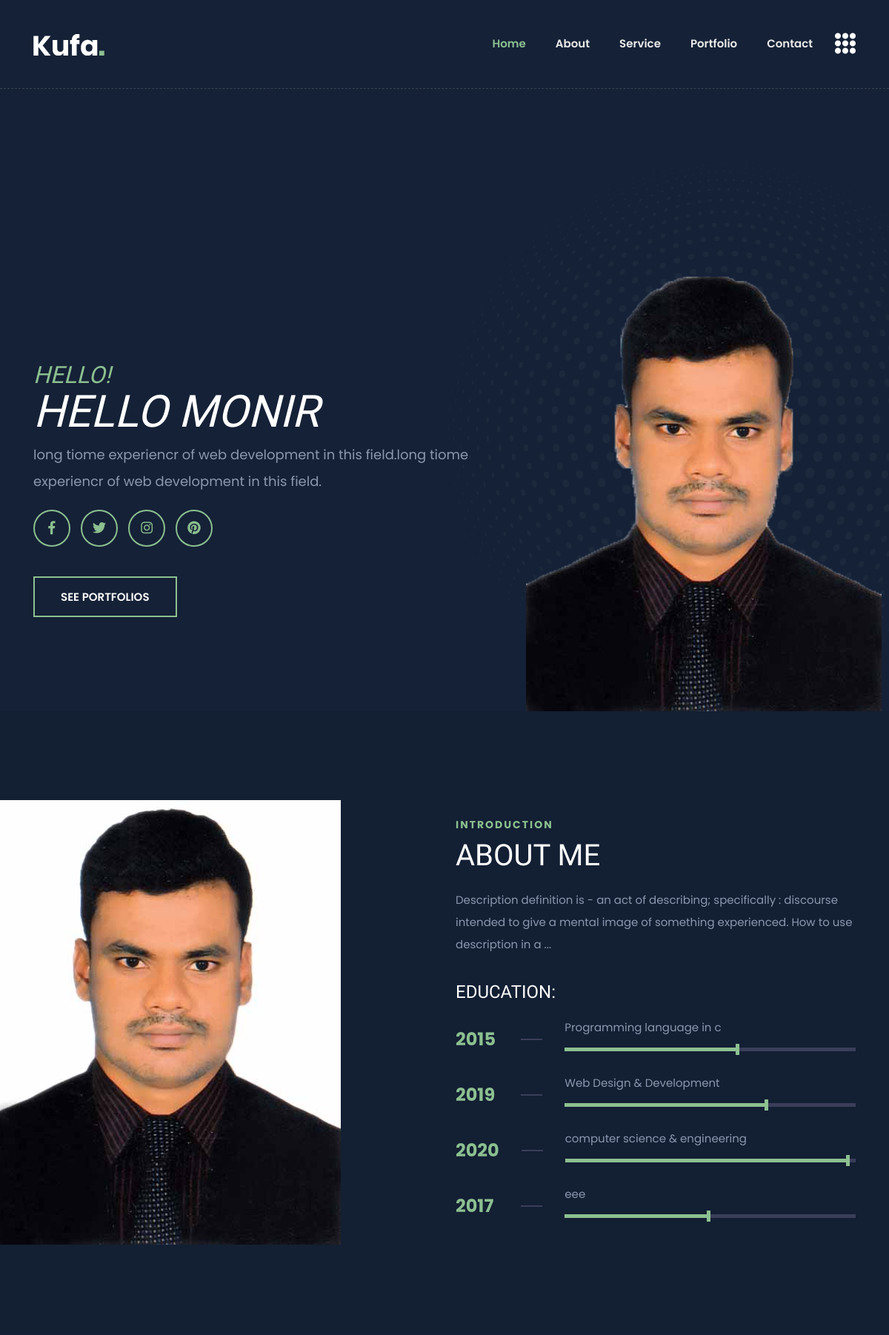
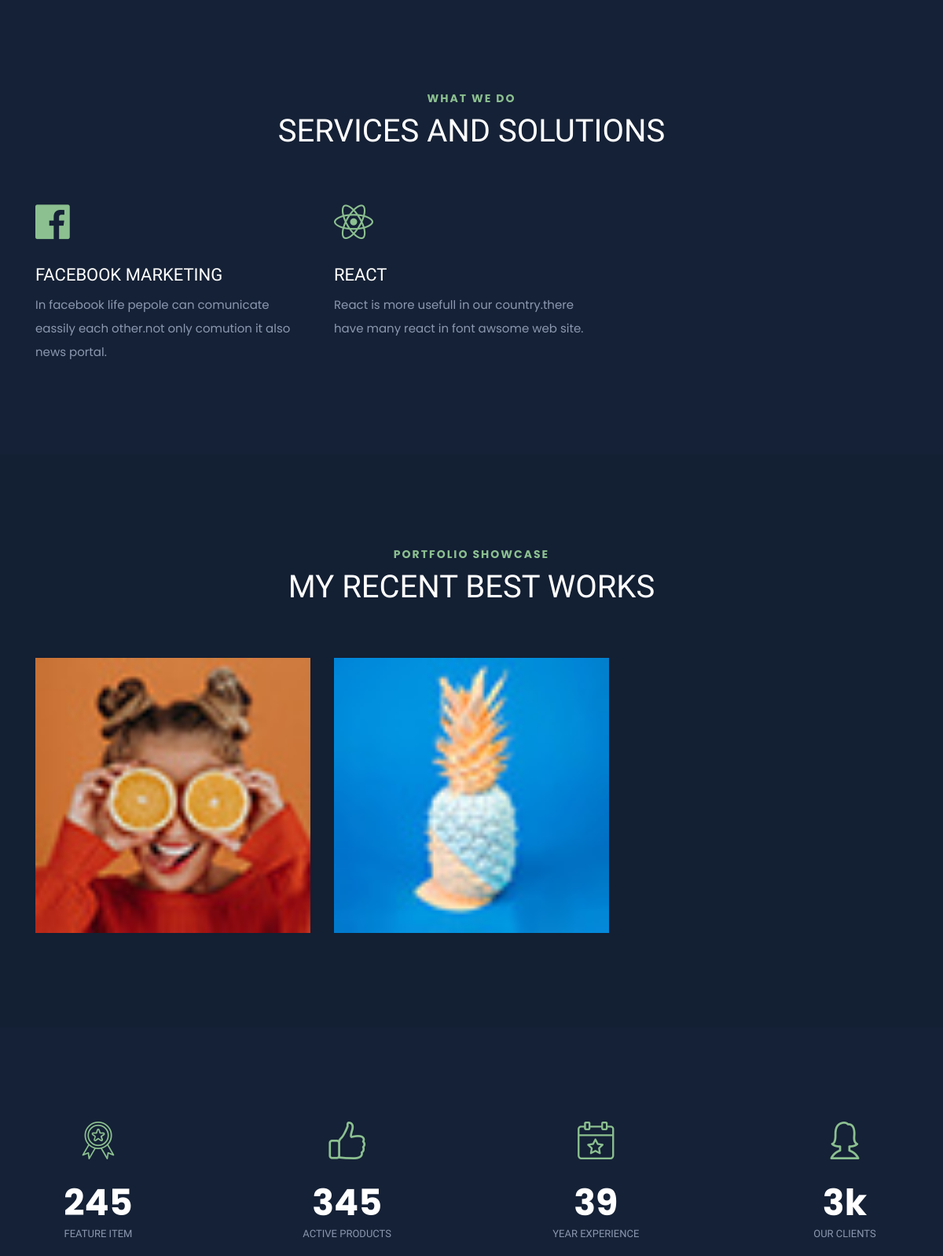
/WEB_DEV_2002/index.php (upper part), run on the app's committed database (2 pictures, top to bottom).
### tables this page shows
CREATE TABLE `banners` (
  `id` int(11) NOT NULL,
  `title` varchar(255) NOT NULL,
  `bio` varchar(255) NOT NULL,
  `img` varchar(255) DEFAULT NULL
);

CREATE TABLE `abouts` (
  `id` int(11) NOT NULL,
  `description` varchar(255) NOT NULL,
  `image` varchar(255) DEFAULT NULL
);

CREATE TABLE `skills` (
  `id` int(11) NOT NULL,
  `skill` varchar(255) NOT NULL,
  `progress` varchar(255) NOT NULL,
  `year` varchar(255) NOT NULL
);

CREATE TABLE `services` (
  `id` int(10) UNSIGNED NOT NULL,
  `icon` varchar(255) DEFAULT NULL,
  `title` varchar(255) DEFAULT NULL,
  `summary` text
);

CREATE TABLE `projects` (
  `id` int(10) UNSIGNED NOT NULL,
  `title` varchar(255) NOT NULL,
  `description` mediumtext NOT NULL,
  `thumbnail` varchar(255) DEFAULT NULL,
  `status` int(11) NOT NULL DEFAULT '1' COMMENT '1=active,2=deactive'
);

### WEB_DEV_2002/inc/skill.php (the view)
   <?php
$select="SELECT * FROM skills ORDER BY id DESC";
$query=mysqli_query($db,$select);
foreach ($query as $key => $skill) {
  ?>
<div class="education">
    <div class="year"><?php echo $skill['year']?></div>
    <div class="line"></div>
    <div class="location">
        <span><?php echo $skill['skill']?></span>
        <div class="progressWrapper">
            <div class="progress">
                <div class="progress-bar wow slideInLefts" data-wow-delay="0.2s" data-wow-duration="2s" role="progressbar" style="width:<?php echo $skill['progress']?>;" aria-valuenow="65" aria-valuemin="0" aria-valuemax="100"></div>
            </div>
        </div>
    </div>
</div>
  <?php
  }
    ?>

### WEB_DEV_2002/inc/header.php (shortened to what this page needs)
<!doctype html>
<html class="no-js" lang="en">
<head>
        <link rel="stylesheet" href="css/bootstrap.min.css">
        <link rel="stylesheet" href="css/animate.min.css">
        <link rel="stylesheet" href="css/magnific-popup.css">
        <link rel="stylesheet" href="css/fontawesome-all.min.css">
        <link rel="stylesheet" href="css/flaticon.css">
        <link rel="stylesheet" href="css/slick.css">
        <link rel="stylesheet" href="css/aos.css">
        <link rel="stylesheet" href="css/default.css">
        <link rel="stylesheet" href="css/style.css">
        <link rel="stylesheet" href="css/responsive.css">
    </head>
    <body class="theme-bg">
        <header>
            <div id="header-sticky" class="transparent-header">
                <div class="container">
                    <div class="row">
                        <div class="col-xl-12">
                            <div class="main-menu">
                                <nav class="navbar navbar-expand-lg">
                                    <a href="index.html" class="navbar-brand logo-sticky-none"><img src="img/logo/logo.png" alt="Logo"></a>
                                    <div class="collapse navbar-collapse" id="navbarNav">
                                        <ul class="navbar-nav ml-auto">
                                            <li class="nav-item active"><a class="nav-link" href="#home">Home</a></li>
                                            <li class="nav-item"><a class="nav-link" href="#about">about</a></li>
                                            <li class="nav-item"><a class="nav-link" href="#service">service</a></li>
                                            <li class="nav-item"><a class="nav-link" href="#portfolio">portfolio</a></li>
                                            <li class="nav-item"><a class="nav-link" href="#contact">Contact</a></li>
                                        </ul>
                                    </div>
                                    <div class="header-btn">
                                        <a href="#" class="off-canvas-menu menu-tigger"><i class="flaticon-menu"></i></a>
                                    </div>
                                </nav>
                            </div>
                        </div>
                    </div>
                </div>
            </div>
        </header>

### WEB_DEV_2002/index.php (shortened to what this page needs)
<?php
require 'inc/header.php';
?>
<main>
    <?php require'inc/banner.php'; ?>
                   <?php require'inc/about.php'?>
                   <?php require'inc/skill.php'?>
                </div>
            </div>
        </div>
    </section>
    <?php require'inc/service.php'?>
    <?php require'inc/project.php'?>
    <section class="fact-area">
        <div class="container">
            <div class="fact-wrap">
                <div class="row justify-content-between">
                    <div class="col-xl-2 col-lg-3 col-sm-6">
                        <div class="fact-box text-center mb-50">
                            <div class="fact-icon">
                                <i class="flaticon-award"></i>
                            </div>
                            <div class="fact-content">
                                <h2><span class="count">245</span></h2>
                                <span>Feature Item</span>
                            </div>
                        </div>
                    </div>
                    <div class="col-xl-2 col-lg-3 col-sm-6">
                        <div class="fact-box text-center mb-50">
                            <div class="fact-icon">
                                <i class="flaticon-like"></i>
                            </div>
                            <div class="fact-content">
                                <h2><span class="count">345</span></h2>
                                <span>Active Products</span>
                            </div>
                        </div>
                    </div>
                    <div class="col-xl-2 col-lg-3 col-sm-6">
                        <div class="fact-box text-center mb-50">
                            <div class="fact-icon">
                                <i class="flaticon-event"></i>
                            </div>
                            <div class="fact-content">
                                <h2><span class="count">39</span></h2>
                                <span>Year Experience</span>
                            </div>
                        </div>
                    </div>
                    <div class="col-xl-2 col-lg-3 col-sm-6">
                        <div class="fact-box text-center mb-50">
                            <div class="fact-icon">
                                <i class="flaticon-woman"></i>
                            </div>
                            <div class="fact-content">
                                <h2><span class="count">3</span>k</h2>
                                <span>Our Clients</span>
                            </div>
                        </div>
                    </div>
                </div>
            </div>
        </div>
    </section>
</main>
<?php require 'inc/footer.php'; ?>

### WEB_DEV_2002/inc/banner.php
<section id="home" class="banner-area banner-bg fix">
                <div class="container">
                    <div class="row align-items-center">
                        <?php
                            $select="SELECT * FROM banners ORDER BY id DESC";
                            $query=mysqli_query($db,$select);
                            foreach ($query as $key => $banners) {
                        ?>
                        <div class="col-xl-7 col-lg-6">
                            <div class="banner-content">
                                <h6 class="wow fadeInUp" data-wow-delay="0.2s">HELLO!</h6>
                                <h2 class="wow fadeInUp" data-wow-delay="0.4s"><?php echo $banners['title']?></h2>
                                <p class="wow fadeInUp" data-wow-delay="0.6s"><?php echo $banners['bio']?></p>
                                <div class="banner-social wow fadeInUp" data-wow-delay="0.8s">
                                    <ul>
                                        <li><a href="#"><i class="fab fa-facebook-f"></i></a></li>
                                        <li><a href="#"><i class="fab fa-twitter"></i></a></li>
                                        <li><a href="#"><i class="fab fa-instagram"></i></a></li>
                                        <li><a href="#"><i class="fab fa-pinterest"></i></a></li>
                                    </ul>
                                </div>
                                <a href="#" class="btn wow fadeInUp" data-wow-delay="1s">SEE PORTFOLIOS</a>
                            </div>
                        </div>
                        <div class="col-xl-5 col-lg-6 d-none d-lg-block">
                            <div class="banner-img text-right">
                                <img src="uploads/image/<?php echo $banners['img']?>" alt="">
                            </div>
                        </div>
                        <?php
                            }
                            ?>
                    </div>
                </div>
                <div class="banner-shape"><img src="img/shape/dot_circle.png" class="rotateme" alt="img"></div>
            </section>

### WEB_DEV_2002/inc/about.php
<?php
                           $select="SELECT * FROM abouts";
                           $query=mysqli_query($db,$select);
                           foreach ($query as $key => $abouts) {
                               ?> <section id="about" class="about-area primary-bg pt-120 pb-120">
               <div class="container">
                   <div class="row align-items-center">
                       <div class="col-lg-6">
                           <div class="about-img">
                               <img src="uploads/image/<?php echo $abouts['image']?>" title="me-01" alt="me-01">
                           </div>
                       </div>
                       <div class="col-lg-6 pr-90">
                           <div class="section-title mb-25">
                               <span>Introduction</span>
                               <h2>About Me</h2>
                           </div>
                           <div class="about-content">
                               <p><?php echo $abouts['description']?></p>
                               <h3>Education:</h3>
                           </div>
                           <?php
                       }
                           ?>

### WEB_DEV_2002/inc/service.php
<section id="service" class="services-area pt-120 pb-50">
				<div class="container">
                    <div class="row justify-content-center">
                        <div class="col-xl-6 col-lg-8">
                            <div class="section-title text-center mb-70">
                                <span>WHAT WE DO</span>
                                <h2>Services and Solutions</h2>
                            </div>
                        </div>
                    </div>
					<div class="row">
						<?php
							$select="SELECT * FROM services ORDER BY id DESC";
							$query=mysqli_query($db,$select);
							foreach ($query as $key => $service) {
								?>
								<div class="col-lg-4 col-md-6">
									<div class="icon_box_01 wow fadeInLeft" data-wow-delay="0.2s">
		                                <i class="<?= $service['icon']?>"></i>
										<h3><?= $service['title']?></h3>
										<p>
											<?= $service['summary']?>
										</p>
									</div>
								</div>
								<?php
							}
						?>
					</div>
				</div>
			</section>

### WEB_DEV_2002/inc/project.php (shortened to what this page needs)
<section id="portfolio" class="portfolio-area primary-bg pt-120 pb-90">
                <div class="container">
                    <div class="row justify-content-center">
                        <div class="col-xl-6 col-lg-8">
                            <div class="section-title text-center mb-70">
                                <span>Portfolio Showcase</span>
                                <h2>My Recent Best Works</h2>
                            </div>
                        </div>
                    </div>
                    <div class="row">
                    	<?php
							$select="SELECT * FROM projects WHERE status=1 ORDER BY id DESC";
							$query=mysqli_query($db,$select);
							foreach ($query as $key => $projects) {
						?>
                        <div class="col-lg-4 col-md-6 pitem">
                            <div class="speaker-box">
								<div class="speaker-thumb">
									<img src="uploads/project/<?php echo $projects['thumbnail']?>" alt="<?php echo $projects['title']?>">
								</div>
							</div>
                        </div>
                        <?php
                            }
                        ?>
                    </div>
                </div>
            </section>

### WEB_DEV_2002/inc/footer.php (shortened to what this page needs)
    </body>
</html>

### WEB_DEV_2002/css/default.css (style rules this page uses)
.mb-25 { margin-bottom: 25px; }
.mb-50 { margin-bottom: 50px; }
.mb-70 { margin-bottom: 70px; }
.pt-120 { padding-top: 120px; }
.pb-50 { padding-bottom: 50px; }
.pb-90 { padding-bottom: 90px; }
.pb-120 { padding-bottom: 120px; }
.pr-90 { padding-right: 90px; }
.theme-bg { background: #152136; }
.primary-bg { background: #131f33; }

### WEB_DEV_2002/css/responsive.css (style rules this page uses)
@media (min-width: 1200px) and (max-width: 1500px) { .banner-shape { right: -145px; } }
@media (min-width: 992px) and (max-width: 1200px) { .banner-content h6 { font-size: 32px; } }
@media (min-width: 992px) and (max-width: 1200px) { .banner-content h2 { font-size: 60px; } }
@media (min-width: 992px) and (max-width: 1200px) { .banner-shape { right: -155px; } }
@media (min-width: 992px) and (max-width: 1200px) { .header-btn a.off-canvas-menu { margin-left: 0; display: inline-block; } }
@media (min-width: 992px) and (max-width: 1200px) { .fact-wrap { padding: 0; } }
@media (min-width: 992px) and (max-width: 1200px) { .about-img { margin-left: -65px; } }
@media (min-width: 992px) and (max-width: 1200px) { .banner-content p { font-size: 18px; padding-right: 0; } }
@media (min-width: 992px) and (max-width: 1200px) { .about-area .col-lg-6.pr-90 { padding-right: 15px; } }
@media (min-width: 992px) and (max-width: 1200px) { .icon_box_01 { padding-left: 0; } }
@media (min-width: 992px) and (max-width: 1200px) { .icon_box_01 i { position: unset; margin-bottom: 30px; } }

### data on the page
banners: title "HELLO MONIR", bio "long tiome experiencr of web development in this field.long tiome experiencr of web development in this field.", img (picture)
abouts: image (picture), description "Description definition is - an act of describing; specifically : discourse intended to give a mental image of something experienced. How to use description in a ..."
skills: year "2015", skill "Programming language in c"
skills: year "2019", skill "Web Design & Development"
skills: year "2020", skill "computer science & engineering"
skills: year "2017", skill "eee"
services: title "FACEBOOK MARKETING", summary "In facebook life pepole can comunicate eassily each other.not only comution it also news portal."
services: title "REACT", summary "React is more usefull in our country.there have many react in font awsome web site."
projects: thumbnail+title (picture)
projects: thumbnail (picture)
